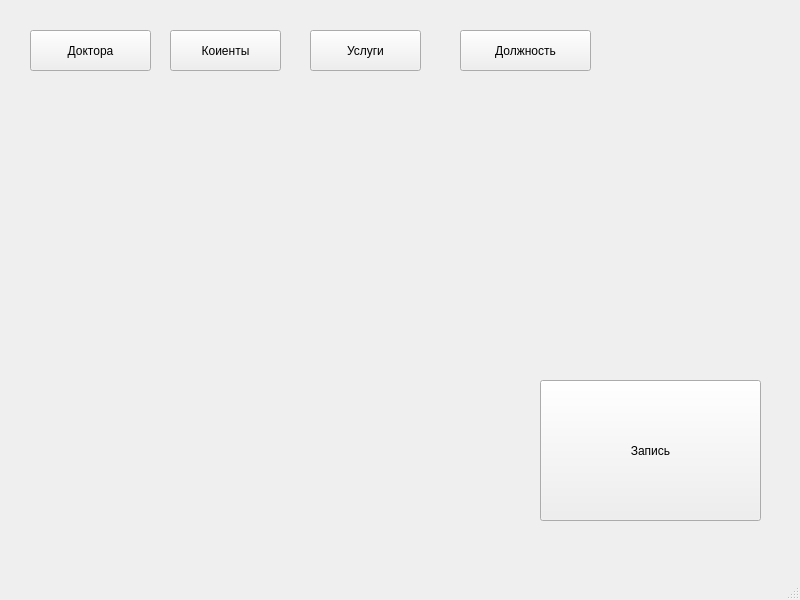
<?xml version="1.0" encoding="UTF-8"?>
<ui version="4.0">
 <class>MainWindow</class>
 <widget class="QMainWindow" name="MainWindow">
  <property name="geometry">
   <rect>
    <x>0</x>
    <y>0</y>
    <width>800</width>
    <height>600</height>
   </rect>
  </property>
  <property name="windowTitle">
   <string>MainWindow</string>
  </property>
  <widget class="QWidget" name="centralwidget">
   <widget class="QPushButton" name="pushButton">
    <property name="geometry">
     <rect>
      <x>30</x>
      <y>30</y>
      <width>121</width>
      <height>41</height>
     </rect>
    </property>
    <property name="text">
     <string>Доктора</string>
    </property>
   </widget>
   <widget class="QPushButton" name="pushButton_2">
    <property name="geometry">
     <rect>
      <x>170</x>
      <y>30</y>
      <width>111</width>
      <height>41</height>
     </rect>
    </property>
    <property name="text">
     <string>Коиенты</string>
    </property>
   </widget>
   <widget class="QPushButton" name="pushButton_3">
    <property name="geometry">
     <rect>
      <x>310</x>
      <y>30</y>
      <width>111</width>
      <height>41</height>
     </rect>
    </property>
    <property name="text">
     <string>Услуги</string>
    </property>
   </widget>
   <widget class="QPushButton" name="pushButton_4">
    <property name="geometry">
     <rect>
      <x>460</x>
      <y>30</y>
      <width>131</width>
      <height>41</height>
     </rect>
    </property>
    <property name="text">
     <string>Должность</string>
    </property>
   </widget>
   <widget class="QPushButton" name="pushButton_5">
    <property name="geometry">
     <rect>
      <x>540</x>
      <y>380</y>
      <width>221</width>
      <height>141</height>
     </rect>
    </property>
    <property name="text">
     <string>Запись</string>
    </property>
   </widget>
  </widget>
  <widget class="QMenuBar" name="menubar">
   <property name="geometry">
    <rect>
     <x>0</x>
     <y>0</y>
     <width>800</width>
     <height>26</height>
    </rect>
   </property>
  </widget>
  <widget class="QStatusBar" name="statusbar"/>
 </widget>
 <resources/>
 <connections/>
</ui>
